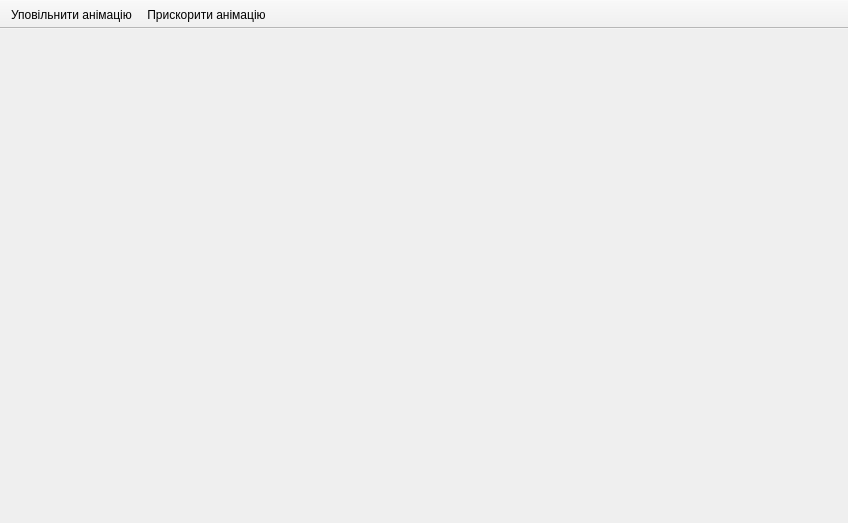
<?xml version="1.0" encoding="UTF-8"?>
<ui version="4.0">
 <class>AnimationWindow</class>
 <widget class="QMainWindow" name="AnimationWindow">
  <property name="geometry">
   <rect>
    <x>0</x>
    <y>0</y>
    <width>848</width>
    <height>523</height>
   </rect>
  </property>
  <property name="windowTitle">
   <string>Анімація</string>
  </property>
  <property name="layoutDirection">
   <enum>Qt::LeftToRight</enum>
  </property>
  <widget class="QWidget" name="centralwidget">
   <layout class="QFormLayout" name="formLayout"/>
  </widget>
  <widget class="QToolBar" name="toolBar">
   <property name="sizePolicy">
    <sizepolicy hsizetype="Expanding" vsizetype="Fixed">
     <horstretch>0</horstretch>
     <verstretch>0</verstretch>
    </sizepolicy>
   </property>
   <property name="windowTitle">
    <string>toolBar</string>
   </property>
   <property name="layoutDirection">
    <enum>Qt::LeftToRight</enum>
   </property>
   <property name="movable">
    <bool>false</bool>
   </property>
   <property name="allowedAreas">
    <set>Qt::TopToolBarArea</set>
   </property>
   <property name="orientation">
    <enum>Qt::Horizontal</enum>
   </property>
   <property name="toolButtonStyle">
    <enum>Qt::ToolButtonTextBesideIcon</enum>
   </property>
   <property name="floatable">
    <bool>true</bool>
   </property>
   <attribute name="toolBarArea">
    <enum>TopToolBarArea</enum>
   </attribute>
   <attribute name="toolBarBreak">
    <bool>false</bool>
   </attribute>
   <addaction name="slower"/>
   <addaction name="faster"/>
  </widget>
  <action name="slower">
   <property name="checkable">
    <bool>false</bool>
   </property>
   <property name="icon">
    <iconset>
     <normaloff>C:/Users/Admin/Downloads/1084551_slower_icon.ico</normaloff>C:/Users/Admin/Downloads/1084551_slower_icon.ico</iconset>
   </property>
   <property name="text">
    <string>Уповільнити анімацію</string>
   </property>
   <property name="shortcut">
    <string>Left</string>
   </property>
  </action>
  <action name="faster">
   <property name="icon">
    <iconset>
     <normalon>C:/Users/Admin/Downloads/1084560_faster_icon.ico</normalon>
    </iconset>
   </property>
   <property name="text">
    <string>Прискорити анімацію</string>
   </property>
   <property name="shortcut">
    <string>Right</string>
   </property>
  </action>
 </widget>
 <resources/>
 <connections/>
</ui>
